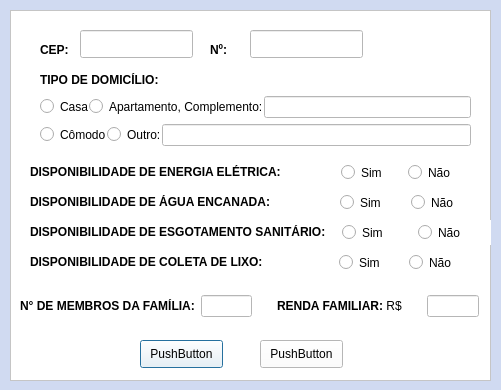
<?xml version="1.0" encoding="UTF-8"?>
<ui version="4.0">
 <class>EditDialog</class>
 <widget class="QDialog" name="EditDialog">
  <property name="geometry">
   <rect>
    <x>0</x>
    <y>0</y>
    <width>501</width>
    <height>390</height>
   </rect>
  </property>
  <property name="windowTitle">
   <string>Dialog</string>
  </property>
  <property name="styleSheet">
   <string notr="true">background-color: rgb(208, 218, 241);
border-color: rgb(208, 218, 241);</string>
  </property>
  <widget class="QFrame" name="frame">
   <property name="geometry">
    <rect>
     <x>10</x>
     <y>10</y>
     <width>481</width>
     <height>371</height>
    </rect>
   </property>
   <property name="styleSheet">
    <string notr="true">background-color: rgb(255, 255, 255);</string>
   </property>
   <property name="frameShape">
    <enum>QFrame::StyledPanel</enum>
   </property>
   <property name="frameShadow">
    <enum>QFrame::Raised</enum>
   </property>
   <widget class="QLabel" name="label">
    <property name="geometry">
     <rect>
      <x>30</x>
      <y>30</y>
      <width>31</width>
      <height>20</height>
     </rect>
    </property>
    <property name="text">
     <string>&lt;html&gt;&lt;head/&gt;&lt;body&gt;&lt;p&gt;&lt;span style=&quot; font-weight:600;&quot;&gt;CEP:&lt;/span&gt;&lt;/p&gt;&lt;/body&gt;&lt;/html&gt;</string>
    </property>
   </widget>
   <widget class="QLineEdit" name="lineEdit">
    <property name="geometry">
     <rect>
      <x>70</x>
      <y>20</y>
      <width>113</width>
      <height>28</height>
     </rect>
    </property>
   </widget>
   <widget class="QLabel" name="label_2">
    <property name="geometry">
     <rect>
      <x>200</x>
      <y>30</y>
      <width>62</width>
      <height>20</height>
     </rect>
    </property>
    <property name="text">
     <string>&lt;html&gt;&lt;head/&gt;&lt;body&gt;&lt;p&gt;&lt;span style=&quot; font-weight:600;&quot;&gt;Nº:&lt;/span&gt;&lt;/p&gt;&lt;/body&gt;&lt;/html&gt;</string>
    </property>
   </widget>
   <widget class="QLineEdit" name="lineEdit_2">
    <property name="geometry">
     <rect>
      <x>240</x>
      <y>20</y>
      <width>113</width>
      <height>28</height>
     </rect>
    </property>
   </widget>
   <widget class="QWidget" name="layoutWidget">
    <property name="geometry">
     <rect>
      <x>20</x>
      <y>180</y>
      <width>451</width>
      <height>25</height>
     </rect>
    </property>
    <layout class="QHBoxLayout" name="horizontalLayout_8">
     <property name="spacing">
      <number>70</number>
     </property>
     <item>
      <widget class="QLabel" name="label_9">
       <property name="text">
        <string>&lt;html&gt;&lt;head/&gt;&lt;body&gt;&lt;p&gt;&lt;span style=&quot; font-weight:600;&quot;&gt;DISPONIBILIDADE DE ÁGUA ENCANADA:&lt;/span&gt;&lt;/p&gt;&lt;/body&gt;&lt;/html&gt;</string>
       </property>
      </widget>
     </item>
     <item>
      <layout class="QHBoxLayout" name="horizontalLayout_4">
       <property name="spacing">
        <number>0</number>
       </property>
       <item>
        <widget class="QRadioButton" name="rb_sim_ae">
         <property name="text">
          <string>Sim</string>
         </property>
        </widget>
       </item>
       <item>
        <widget class="QRadioButton" name="rb_nao_ae">
         <property name="text">
          <string>Não</string>
         </property>
        </widget>
       </item>
      </layout>
     </item>
    </layout>
   </widget>
   <widget class="QWidget" name="layoutWidget_2">
    <property name="geometry">
     <rect>
      <x>20</x>
      <y>240</y>
      <width>448</width>
      <height>25</height>
     </rect>
    </property>
    <layout class="QHBoxLayout" name="horizontalLayout_14">
     <property name="spacing">
      <number>76</number>
     </property>
     <item>
      <widget class="QLabel" name="label_10">
       <property name="text">
        <string>&lt;html&gt;&lt;head/&gt;&lt;body&gt;&lt;p&gt;&lt;span style=&quot; font-weight:600;&quot;&gt;DISPONIBILIDADE DE COLETA DE LIXO:&lt;/span&gt;&lt;/p&gt;&lt;/body&gt;&lt;/html&gt;</string>
       </property>
      </widget>
     </item>
     <item>
      <layout class="QHBoxLayout" name="horizontalLayout_3" stretch="0,0">
       <property name="spacing">
        <number>0</number>
       </property>
       <item>
        <widget class="QRadioButton" name="rb_sim_cl">
         <property name="text">
          <string>Sim</string>
         </property>
        </widget>
       </item>
       <item>
        <widget class="QRadioButton" name="rb_nao_cl">
         <property name="text">
          <string>Não</string>
         </property>
        </widget>
       </item>
      </layout>
     </item>
    </layout>
   </widget>
   <widget class="QWidget" name="layoutWidget_3">
    <property name="geometry">
     <rect>
      <x>20</x>
      <y>210</y>
      <width>464</width>
      <height>25</height>
     </rect>
    </property>
    <layout class="QHBoxLayout" name="horizontalLayout_13">
     <property name="spacing">
      <number>16</number>
     </property>
     <item>
      <widget class="QLabel" name="label_8">
       <property name="text">
        <string>&lt;html&gt;&lt;head/&gt;&lt;body&gt;&lt;p&gt;&lt;span style=&quot; font-weight:600;&quot;&gt;DISPONIBILIDADE DE ESGOTAMENTO SANITÁRIO:&lt;/span&gt;&lt;/p&gt;&lt;/body&gt;&lt;/html&gt;</string>
       </property>
      </widget>
     </item>
     <item>
      <layout class="QHBoxLayout" name="horizontalLayout_6">
       <property name="spacing">
        <number>0</number>
       </property>
       <item>
        <widget class="QRadioButton" name="rb_sim_es">
         <property name="text">
          <string>Sim</string>
         </property>
        </widget>
       </item>
       <item>
        <widget class="QRadioButton" name="rb_nao_es">
         <property name="text">
          <string>Não</string>
         </property>
        </widget>
       </item>
      </layout>
     </item>
    </layout>
   </widget>
   <widget class="QWidget" name="layoutWidget_4">
    <property name="geometry">
     <rect>
      <x>20</x>
      <y>150</y>
      <width>445</width>
      <height>25</height>
     </rect>
    </property>
    <layout class="QHBoxLayout" name="horizontalLayout_7">
     <property name="spacing">
      <number>60</number>
     </property>
     <item>
      <widget class="QLabel" name="label_7">
       <property name="text">
        <string>&lt;html&gt;&lt;head/&gt;&lt;body&gt;&lt;p&gt;&lt;span style=&quot; font-weight:600;&quot;&gt;DISPONIBILIDADE DE ENERGIA ELÉTRICA:&lt;/span&gt;&lt;/p&gt;&lt;/body&gt;&lt;/html&gt;</string>
       </property>
      </widget>
     </item>
     <item>
      <layout class="QHBoxLayout" name="horizontalLayout_5">
       <property name="spacing">
        <number>0</number>
       </property>
       <item>
        <widget class="QRadioButton" name="rb_sim_ee">
         <property name="text">
          <string>Sim</string>
         </property>
        </widget>
       </item>
       <item>
        <widget class="QRadioButton" name="rb_nao_ee">
         <property name="text">
          <string>Não</string>
         </property>
        </widget>
       </item>
      </layout>
     </item>
    </layout>
   </widget>
   <widget class="QWidget" name="layoutWidget_5">
    <property name="geometry">
     <rect>
      <x>10</x>
      <y>280</y>
      <width>459</width>
      <height>32</height>
     </rect>
    </property>
    <layout class="QHBoxLayout" name="horizontalLayout_11">
     <property name="spacing">
      <number>25</number>
     </property>
     <item>
      <layout class="QHBoxLayout" name="horizontalLayout_9" stretch="0,0">
       <property name="spacing">
        <number>6</number>
       </property>
       <item>
        <widget class="QLabel" name="label_13">
         <property name="text">
          <string>&lt;html&gt;&lt;head/&gt;&lt;body&gt;&lt;p&gt;&lt;span style=&quot; font-weight:600;&quot;&gt;N° DE MEMBROS DA FAMÍLIA:&lt;/span&gt;&lt;/p&gt;&lt;/body&gt;&lt;/html&gt;</string>
         </property>
        </widget>
       </item>
       <item>
        <widget class="QLineEdit" name="le_numMembros"/>
       </item>
      </layout>
     </item>
     <item>
      <layout class="QHBoxLayout" name="horizontalLayout_10">
       <item>
        <widget class="QLabel" name="label_14">
         <property name="text">
          <string>&lt;html&gt;&lt;head/&gt;&lt;body&gt;&lt;p&gt;&lt;span style=&quot; font-weight:600;&quot;&gt;RENDA FAMILIAR: &lt;/span&gt;R$&lt;/p&gt;&lt;/body&gt;&lt;/html&gt;</string>
         </property>
        </widget>
       </item>
       <item>
        <widget class="QLineEdit" name="le_renda"/>
       </item>
      </layout>
     </item>
    </layout>
   </widget>
   <widget class="QPushButton" name="pushButton">
    <property name="geometry">
     <rect>
      <x>130</x>
      <y>330</y>
      <width>83</width>
      <height>28</height>
     </rect>
    </property>
    <property name="text">
     <string>PushButton</string>
    </property>
   </widget>
   <widget class="QPushButton" name="pushButton_2">
    <property name="geometry">
     <rect>
      <x>250</x>
      <y>330</y>
      <width>83</width>
      <height>28</height>
     </rect>
    </property>
    <property name="text">
     <string>PushButton</string>
    </property>
   </widget>
   <widget class="QWidget" name="">
    <property name="geometry">
     <rect>
      <x>30</x>
      <y>80</y>
      <width>431</width>
      <height>62</height>
     </rect>
    </property>
    <layout class="QVBoxLayout" name="verticalLayout">
     <property name="spacing">
      <number>0</number>
     </property>
     <item>
      <layout class="QHBoxLayout" name="horizontalLayout_2">
       <item>
        <widget class="QRadioButton" name="rb_casa">
         <property name="text">
          <string>Casa</string>
         </property>
        </widget>
       </item>
       <item>
        <widget class="QRadioButton" name="rb_apt">
         <property name="text">
          <string>Apartamento, Complemento:</string>
         </property>
        </widget>
       </item>
       <item>
        <widget class="QLineEdit" name="le_complemento"/>
       </item>
      </layout>
     </item>
     <item>
      <layout class="QHBoxLayout" name="horizontalLayout_18">
       <item>
        <widget class="QRadioButton" name="rb_comodo">
         <property name="text">
          <string>Cômodo</string>
         </property>
        </widget>
       </item>
       <item>
        <widget class="QRadioButton" name="rb_outro">
         <property name="text">
          <string>Outro:</string>
         </property>
        </widget>
       </item>
       <item>
        <widget class="QLineEdit" name="le_outro"/>
       </item>
      </layout>
     </item>
    </layout>
   </widget>
   <widget class="QLabel" name="label_6">
    <property name="geometry">
     <rect>
      <x>30</x>
      <y>60</y>
      <width>143</width>
      <height>20</height>
     </rect>
    </property>
    <property name="text">
     <string>&lt;html&gt;&lt;head/&gt;&lt;body&gt;&lt;p&gt;&lt;span style=&quot; font-weight:600;&quot;&gt;TIPO DE DOMICÍLIO:&lt;/span&gt;&lt;/p&gt;&lt;/body&gt;&lt;/html&gt;</string>
    </property>
   </widget>
  </widget>
 </widget>
 <resources/>
 <connections/>
</ui>
